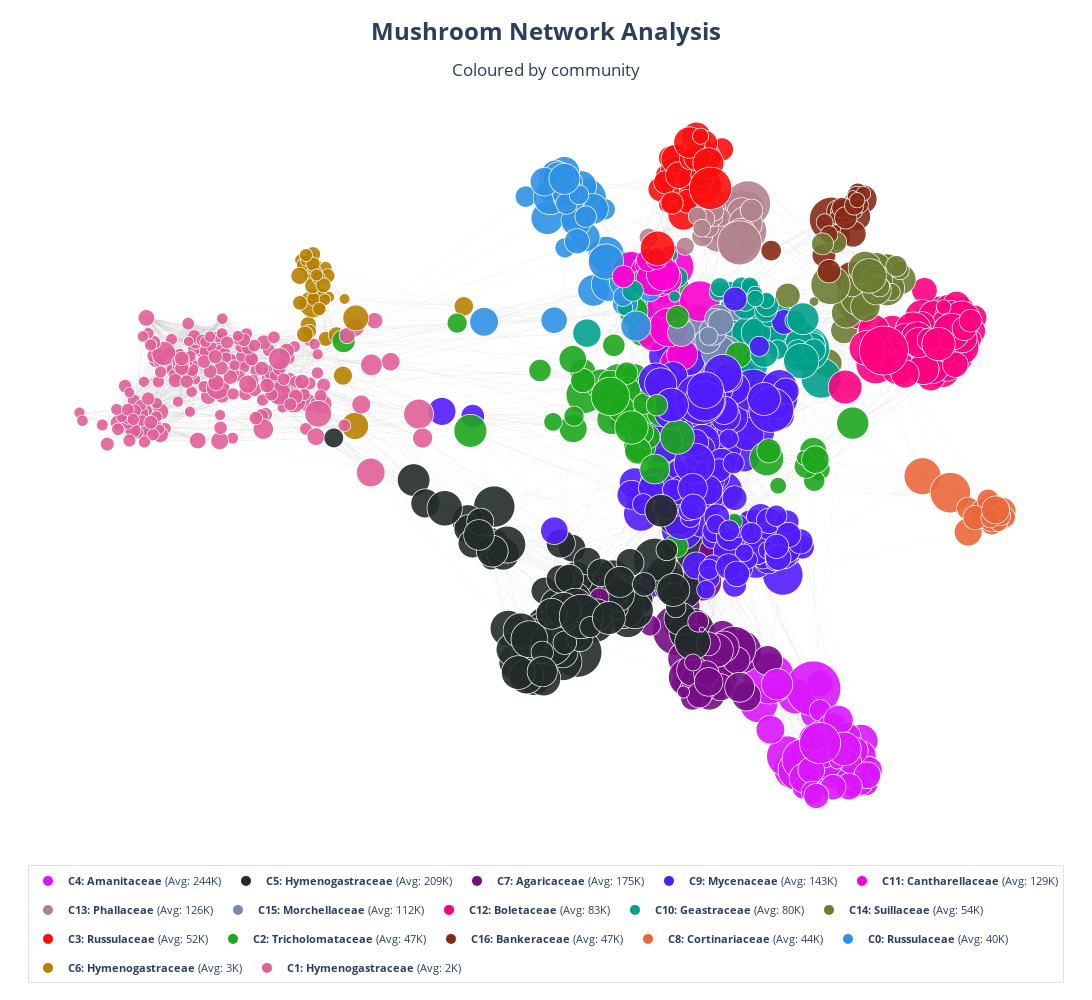

Notebook source saved alongside this figure:
### Markdown cell above
### METRICS

### Code cell
import networkx as nx
import numpy as np
import plotly.graph_objects as go
import plotly.colors as pc
from fa2 import ForceAtlas2

# --- 0. COMPATIBILITY PATCH ---
if not hasattr(nx, 'to_scipy_sparse_matrix'):
    nx.to_scipy_sparse_matrix = nx.to_scipy_sparse_array

# --- 1. PREPARATION ---
partition = best_partition
node_ids = list(G_final.nodes())

# Calculate Log Views for sizing
all_views = [df.loc[n, 'views_all_time'] for n in node_ids]
log_views = np.log1p(all_views)
min_log, max_log = min(log_views), max(log_views)

# --- 2. CALCULATE DOMINANT FAMILIES ---
# We do this before plotting to have the data ready for the legend
cluster_families = {}
unique_comms = sorted(list(set(partition.values())))

for comm in unique_comms:
    # Get all nodes belonging to this community
    comm_nodes = [n for n in node_ids if partition[n] == comm]
    
    # Extract the 'Family' column, drop N/A, find the most common (mode)
    families = df.loc[comm_nodes, 'Family'].dropna()
    
    if not families.empty:
        # Get the most frequent family
        top_family = families.mode()[0]
    else:
        top_family = "Unknown Family"
        
    cluster_families[comm] = top_family

# --- 3. LAYOUT (ANTI-HAIRBALL) ---
print("Calculating Layout with Strong Repulsion...")

forceatlas2 = ForceAtlas2(
    outboundAttractionDistribution=True,
    linLogMode=False,        
    adjustSizes=False,       
    edgeWeightInfluence=0.1, # Weak edge influence = better separation
    jitterTolerance=1.0,
    barnesHutOptimize=True,
    barnesHutTheta=1.2,
    scalingRatio=100.0,      # High repulsion
    gravity=0.05,            # Low gravity
    verbose=True
)

pos = forceatlas2.forceatlas2_networkx_layout(G_final, iterations=2500)

# --- 4. DATA VECTORIZATION ---
x_nodes = [pos[n][0] for n in node_ids]
y_nodes = [pos[n][1] for n in node_ids]

# Sizing
node_sizes = np.interp(
    [np.log1p(df.loc[n, 'views_all_time']) for n in node_ids], 
    (min_log, max_log), 
    (5, 55)
)

# Coloring
palette = pc.qualitative.Dark24 + pc.qualitative.Light24
color_map = {comm: palette[i % len(palette)] for i, comm in enumerate(unique_comms)}
node_colors = [color_map[partition[n]] for n in node_ids]

# Hover Text
hover_texts = []
def format_attr(val):
    if val is None: return "N/A"
    if isinstance(val, list): return ", ".join([str(x).strip().title() for x in val]) if val else "Unknown"
    s_val = str(val)
    return "N/A" if s_val.lower() == 'nan' else s_val.title()

for n in node_ids:
    row = df.loc[n]
    comm_id = partition[n]
    fam = cluster_families.get(comm_id, "Unknown")
    
    txt = (
        f"<span style='font-size:16px'><b>{row['mushroom'].upper()}</b></span><br>"
        f"<span style='color: #444; font-style: italic'>{row.get('Genus', 'Unknown')} {row.get('Species', '')}</span><br>"
        f"<br>Views: <b>{row['views_all_time']:,}</b><br>"
        f"Cluster Family: <b>{fam}</b> (C{comm_id})<br>"
        f"Edibility: {format_attr(row.get('howEdible'))}"
    )
    hover_texts.append(txt)

# --- 5. PLOTTING ---
fig = go.Figure()

# A. Edges
edge_x, edge_y = [], []
for u, v in G_final.edges():
    x0, y0 = pos[u]
    x1, y1 = pos[v]
    edge_x.extend([x0, x1, None])
    edge_y.extend([y0, y1, None])

fig.add_trace(go.Scattergl(
    x=edge_x, y=edge_y,
    mode='lines',
    line=dict(width=0.3, color="#bbbbbb"), # Slightly darker gray for better visibility
    opacity=0.3,
    hoverinfo='skip',
    showlegend=False
))

# B. Nodes
fig.add_trace(go.Scattergl(
    x=x_nodes, y=y_nodes,
    mode='markers',
    marker=dict(
        size=node_sizes, 
        color=node_colors, 
        opacity=0.9, 
        # VISUAL IMPROVEMENT: Dark thin border makes nodes "pop"
        line=dict(width=0.8, color="#FFFFFF") 
    ),
    text=hover_texts,
    hovertemplate="%{text}<extra></extra>",
    showlegend=False
))

# D. Legend (Using Families + Avg Views)
cluster_stats = {}
for n in node_ids:
    c = partition[n]
    views = df.loc[n, 'views_all_time']
    if c not in cluster_stats: cluster_stats[c] = {'total_views': 0, 'count': 0}
    cluster_stats[c]['total_views'] += views
    cluster_stats[c]['count'] += 1

sorted_clusters = sorted(
    cluster_stats.keys(), 
    key=lambda x: cluster_stats[x]['total_views'] / cluster_stats[x]['count'], 
    reverse=True
)

def human_format(num):
    num = float(num)
    if num >= 1_000_000: return f"{num/1_000_000:.1f}M"
    if num >= 1_000: return f"{num/1_000:.0f}K"
    return str(int(num))

for comm in sorted_clusters:
    count = cluster_stats[comm]['count']
    if count >= 5: # Filter small noise
        avg_v = cluster_stats[comm]['total_views'] / count
        avg_str = human_format(avg_v)
        
        # USE THE FAMILY NAME HERE
        fam_name = cluster_families.get(comm, "Mixed")
        
        legend_name = f"<b>C{comm}: {fam_name}</b> (Avg: {avg_str})" 
        
        fig.add_trace(go.Scatter(
            x=[None], y=[None], 
            mode='markers',
            marker=dict(size=10, color=color_map[comm], line=dict(width=1, color='white')),
            legendgroup=str(comm),
            showlegend=True,
            name=legend_name
        ))

# E. Final Layout
fig.update_layout(
    title=dict(
        text="<b>Mushroom Network Analysis</b><br><sub>Coloured by community</sub>",
        y=0.96, x=0.5, xanchor='center', yanchor='top',
        font=dict(size=24)
    ),
    width=1200, 
    height=1000, 
    plot_bgcolor='white',
    xaxis=dict(visible=False), 
    yaxis=dict(visible=False),
    margin=dict(t=80, b=150, l=20, r=20),
    legend=dict(
        orientation="h",
        yanchor="top",
        y=-0.02,
        xanchor="center",
        x=0.5,
        font=dict(size=11),
        bgcolor="rgba(255,255,255,0.9)",
        bordercolor="#e2e2e2",
        borderwidth=1,
        itemsizing='constant'
    )
)
fig.write_html("mushroom_network.html")

fig.show()

### Figure 1 — Plotly figure (JSON) as saved in the notebook; plotly's stock layout.template omitted (floating-point values rounded to 4 significant figures; data arrays with more than 128 entries replaced by an {"elided": "..."} marker saying what was removed)
{"data": [{"hoverinfo": "skip", "line": {"color": "#bbbbbb", "width": 0.3}, "mode": "lines", "opacity": 0.3, "showlegend": false, "type": "scattergl", "x": {"elided": "24840 float values"}, "y": {"elided": "24840 float values"}}, {"hovertemplate": "%{text}<extra></extra>", "marker": {"color": {"elided": "1101 str values"}, "line": {"color": "#FFFFFF", "width": 0.8}, "opacity": 0.9, "size": {"elided": "1101 float values"}}, "mode": "markers", "showlegend": false, "text": {"elided": "1101 str values"}, "type": "scattergl", "x": {"elided": "1101 float values"}, "y": {"elided": "1101 float values"}}, {"legendgroup": "4", "marker": {"color": "#DA16FF", "line": {"color": "white", "width": 1}, "size": 10}, "mode": "markers", "name": "<b>C4: Amanitaceae</b> (Avg: 244K)", "showlegend": true, "type": "scatter", "x": [null], "y": [null]}, {"legendgroup": "5", "marker": {"color": "#222A2A", "line": {"color": "white", "width": 1}, "size": 10}, "mode": "markers", "name": "<b>C5: Hymenogastraceae</b> (Avg: 209K)", "showlegend": true, "type": "scatter", "x": [null], "y": [null]}, {"legendgroup": "7", "marker": {"color": "#750D86", "line": {"color": "white", "width": 1}, "size": 10}, "mode": "markers", "name": "<b>C7: Agaricaceae</b> (Avg: 175K)", "showlegend": true, "type": "scatter", "x": [null], "y": [null]}, {"legendgroup": "9", "marker": {"color": "#511CFB", "line": {"color": "white", "width": 1}, "size": 10}, "mode": "markers", "name": "<b>C9: Mycenaceae</b> (Avg: 143K)", "showlegend": true, "type": "scatter", "x": [null], "y": [null]}, {"legendgroup": "11", "marker": {"color": "#FB00D1", "line": {"color": "white", "width": 1}, "size": 10}, "mode": "markers", "name": "<b>C11: Cantharellaceae</b> (Avg: 129K)", "showlegend": true, "type": "scatter", "x": [null], "y": [null]}, {"legendgroup": "13", "marker": {"color": "#B2828D", "line": {"color": "white", "width": 1}, "size": 10}, "mode": "markers", "name": "<b>C13: Phallaceae</b> (Avg: 126K)", "showlegend": true, "type": "scatter", "x": [null], "y": [null]}, {"legendgroup": "15", "marker": {"color": "#778AAE", "line": {"color": "white", "width": 1}, "size": 10}, "mode": "markers", "name": "<b>C15: Morchellaceae</b> (Avg: 112K)", "showlegend": true, "type": "scatter", "x": [null], "y": [null]}, {"legendgroup": "12", "marker": {"color": "#FC0080", "line": {"color": "white", "width": 1}, "size": 10}, "mode": "markers", "name": "<b>C12: Boletaceae</b> (Avg: 83K)", "showlegend": true, "type": "scatter", "x": [null], "y": [null]}, {"legendgroup": "10", "marker": {"color": "#00A08B", "line": {"color": "white", "width": 1}, "size": 10}, "mode": "markers", "name": "<b>C10: Geastraceae</b> (Avg: 80K)", "showlegend": true, "type": "scatter", "x": [null], "y": [null]}, {"legendgroup": "14", "marker": {"color": "#6C7C32", "line": {"color": "white", "width": 1}, "size": 10}, "mode": "markers", "name": "<b>C14: Suillaceae</b> (Avg: 54K)", "showlegend": true, "type": "scatter", "x": [null], "y": [null]}, {"legendgroup": "3", "marker": {"color": "#FB0D0D", "line": {"color": "white", "width": 1}, "size": 10}, "mode": "markers", "name": "<b>C3: Russulaceae</b> (Avg: 52K)", "showlegend": true, "type": "scatter", "x": [null], "y": [null]}, {"legendgroup": "2", "marker": {"color": "#1CA71C", "line": {"color": "white", "width": 1}, "size": 10}, "mode": "markers", "name": "<b>C2: Tricholomataceae</b> (Avg: 47K)", "showlegend": true, "type": "scatter", "x": [null], "y": [null]}, {"legendgroup": "16", "marker": {"color": "#862A16", "line": {"color": "white", "width": 1}, "size": 10}, "mode": "markers", "name": "<b>C16: Bankeraceae</b> (Avg: 47K)", "showlegend": true, "type": "scatter", "x": [null], "y": [null]}, {"legendgroup": "8", "marker": {"color": "#EB663B", "line": {"color": "white", "width": 1}, "size": 10}, "mode": "markers", "name": "<b>C8: Cortinariaceae</b> (Avg: 44K)", "showlegend": true, "type": "scatter", "x": [null], "y": [null]}, {"legendgroup": "0", "marker": {"color": "#2E91E5", "line": {"color": "white", "width": 1}, "size": 10}, "mode": "markers", "name": "<b>C0: Russulaceae</b> (Avg: 40K)", "showlegend": true, "type": "scatter", "x": [null], "y": [null]}, {"legendgroup": "6", "marker": {"color": "#B68100", "line": {"color": "white", "width": 1}, "size": 10}, "mode": "markers", "name": "<b>C6: Hymenogastraceae</b> (Avg: 3K)", "showlegend": true, "type": "scatter", "x": [null], "y": [null]}, {"legendgroup": "1", "marker": {"color": "#E15F99", "line": {"color": "white", "width": 1}, "size": 10}, "mode": "markers", "name": "<b>C1: Hymenogastraceae</b> (Avg: 2K)", "showlegend": true, "type": "scatter", "x": [null], "y": [null]}], "layout": {"height": 1000, "legend": {"bgcolor": "rgba(255,255,255,0.9)", "bordercolor": "#e2e2e2", "borderwidth": 1, "font": {"size": 11}, "itemsizing": "constant", "orientation": "h", "x": 0.5, "xanchor": "center", "y": -0.02, "yanchor": "top"}, "margin": {"b": 150, "l": 20, "r": 20, "t": 80}, "plot_bgcolor": "white", "title": {"font": {"size": 24}, "text": "<b>Mushroom Network Analysis</b><br><sub>Coloured by community</sub>", "x": 0.5, "xanchor": "center", "y": 0.96, "yanchor": "top"}, "width": 1200, "xaxis": {"visible": false}, "yaxis": {"visible": false}}}
